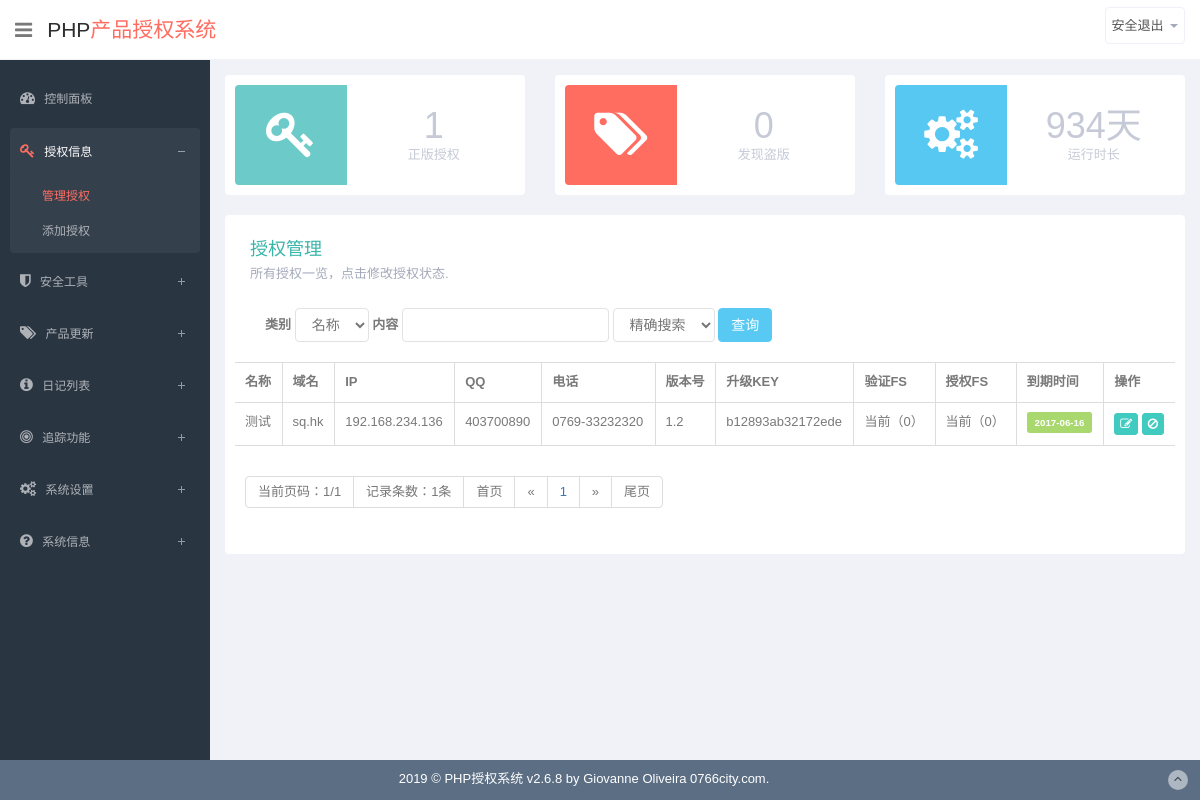
Page /center/authorize.php (signed in) on the committed database.
### tables this page shows
CREATE TABLE IF NOT EXISTS `site` (
  `id` int(10) unsigned NOT NULL AUTO_INCREMENT,
  `title` varchar(255) NOT NULL,
  `yxtime` varchar(255) NOT NULL,
  `copyright` varchar(255) NOT NULL,
  `site_name` varchar(255) NOT NULL,
  `route` varchar(255) NOT NULL,
  PRIMARY KEY (`id`)
);

CREATE TABLE IF NOT EXISTS `authorize` (
  `id` int(10) unsigned NOT NULL AUTO_INCREMENT,
  `username` varchar(255) NOT NULL,
  `domain` varchar(255) NOT NULL,
  `ip` varchar(255) NOT NULL,
  `qq` varchar(255) NOT NULL,
  `tel` varchar(255) NOT NULL,
  `time` varchar(255) NOT NULL,
  `syskey` varchar(255) NOT NULL,
  `version` varchar(255) NOT NULL,
  `ip_qh` int(1) NOT NULL,
  `yumi` int(1) NOT NULL,
  PRIMARY KEY (`id`),
  UNIQUE KEY `domain` (`domain`)
);

### data/weby.php (called while the page is built, shortened)
<?php
	$sql = "SELECT * FROM site";
	$result=mysql_query($sql);
	if($result&&mysql_num_rows($result)){
	   while ($row=mysql_fetch_assoc($result)) {
			  $yxtime = $row['yxtime'];
			  $copyright = $row['copyright'];
			  $route = $row['route'];
	   }
	}
?>

### center/farmwork.php (called while the page is built, shortened)
<?php
	include $_SERVER['DOCUMENT_ROOT'].'/data/weby.php';

### center/authorize.php (the view, shortened to what this page needs)
<?php
    include 'farmwork.php';
?>
<?php include 'header.php';?>
<?php include 'list.php';?>
    <section id="main-content">
        <section class="wrapper">
<?php include 'overview.php';?>
            <div class="row">
                <div class="col-lg-12">
                    <section class="panel panel-success">
                        <div class="panel-body progress-panel">
                            <div class="task-progress">
                                <h1>授权管理</h1>
                                <p>所有授权一览，点击修改授权状态.</p>
					 <div class="panel-body">
          <form action="./authorize.php" method="get" class="form-inline" role="form">
            <div class="form-group">
              <label>类别</label>
              <select name="type" class="form-control">
                <option value="1">名称</option>
              </select>
            </div>
            <div class="form-group">
              <label>内容</label>
              <input type="text" name="kw" value="" class="form-control" autocomplete="off" required/>
            </div>
			<div class="form-group">
              <select name="method" class="form-control">
                <option value="0">精确搜索</option>
              </select>
            </div>
            <input type="submit" value="查询" class="btn btn-info"/>
          </form>
        </div>
<?php
if(isset($_GET['kw'])) {
	if($_GET['type']==1)
		$sql=($_GET['method']==1)?" `username` LIKE '%{$_GET['kw']}%'":" `username`='{$_GET['kw']}'";
	elseif($_GET['type']==2)
		$sql=($_GET['method']==1)?" `domain` LIKE '%{$_GET['kw']}%'":" `domain`='{$_GET['kw']}'";
	elseif($_GET['type']==3)
		$sql=($_GET['method']==1)?" `qq` LIKE '%{$_GET['kw']}%'":" `qq`='{$_GET['kw']}'";
	elseif($_GET['type']==4)
		$sql=($_GET['method']==1)?" `tel` LIKE '%{$_GET['kw']}%'":" `tel`='{$_GET['kw']}'";
	$query = "SELECT count(*) from authorize WHERE{$sql}";
	$result = mysql_query($query);
    $rownum = mysql_fetch_row($result);
	$gls = $rownum[0];
	$con='<p>包含 <font color=red>'.$_GET['kw'].'</font> 的共有 <font color=red><b>'.$gls.'</b></font> 个域名<p>';
}else{
	$sql=" 1";
}
?>
                            </div>
                        </div>
						<div class="table-responsive">
                        <table  class="display table table-bordered table-striped" id="dynamic-table">
                            <thead>
                            <tr>
                                <th>名称</th>
                                <th>域名</th>
                                <th>IP</th>
                                <th>QQ</th>
                                <th>电话</th>
								<th>版本号</th>
								<th>升级KEY</th>
								<th>验证FS</th>
								<th>授权FS</th>
                                <th>到期时间</th>
                                <th>操作</th>
                            </tr>
                            </thead>
                            <tbody>
									<?php
 $page = $_GET["page"];
 if($page == ""){
     $page = 1;
     }
 $page_size = 10;
 $_pageNum = 5;
 $query = "select count(*) as total from authorize";
 $result = mysql_query($query);
 $rownum = mysql_fetch_row($result);
 $message_count = $rownum[0];
 $page_count = ceil($message_count / $page_size);
 $offset = ($page-1) * $page_size;
 $pages = $page_count;
 $_start = $page - floor($_pageNum / 2);
 $_start = $_start < 1 ? 1 : $_start;
 $_end = $page + floor($_pageNum / 2);
 $_end = $_end > $pages? $pages : $_end;
 ?>
 									<?php
										$sql="select * from authorize WHERE{$sql} ORDER BY `id` DESC limit $offset,$page_size";
										$result=mysql_query($sql);
										if($result&&mysql_num_rows($result)){
											while ($row=mysql_fetch_assoc($result)) {
											echo "<tr class='gradeX'>";
											echo "<td >".$row['username']."</td>";
											echo "<td >".$row['domain']."</td>";
											echo "<td >".$row['ip']."</td>";
											echo "<td >".$row['qq']."</td>";
											echo "<td >".$row['tel']."</td>";
											echo "<td >".$row['version']."</td>";
											echo "<td >".$row['syskey']."</td>";
											echo "<td >当前（".$row['ip_qh']."）</td>";
											echo "<td >当前（".$row['yumi']."）</td>";
											echo "<td ><span class='label label-success'>".date("Y-m-d",$row['time'])."</span></td>";
											echo "<td >
												<a class='btn btn-primary btn-xs' href='authorize-chanage.php?id=".$row['id']."'><i class='fa fa-edit'></i></a>   <a class='btn btn-primary btn-xs' href='authorize-del.php?id=".$row['id']."'><i class='fa fa-ban'></i></a>
											</td>";
											echo "</tr>";
											}
										}
									?>
                        </table>
						<table  class="display table table-bordered table-striped" id="dynamic-table">
						<tfoot>
							<tr>
							<td ><ul class="pagination"><li class="disabled"><a>当前页码：<?php echo $page;?>/<?php echo $page_count;?></a></li><li class="disabled"><a>记录条数：<?php echo $message_count;?>条</a></li>
							<?php
if($page != 1){
     echo "<li ><a href=?page=1>首页</a></li>";
     echo "<li ><a href=?page=" . ($page-1) . ">&laquo;</a></li>";
     } else {
echo '<li class="disabled"><a>首页</a></li>';
echo '<li class="disabled"><a>&laquo;</a></li>';
}
for ($i = $_start; $i <= $_end; $i++){
     if($i == $page){
         $_pageHtml .= '<li ><a>' . $i . '</a></li>';
         }else{
         $_pageHtml .= '<li ><a href="' . $url . '?page=' . $i . '">' . $i . '</a></li>';
         }
     }
echo $_pageHtml;
if($page < $page_count){
     echo "<li ><a href=?page=" . ($page + 1) . ">&raquo;</a></li>";
     echo "<li ><a href=?page=" . $page_count . ">尾页</a></li>";
     } else {
echo '<li class="disabled"><a>&raquo;</a></li>';
echo '<li class="disabled"><a>尾页</a></li>';
}
echo'</ul></td>';
?>
							</tr>
							</tfoot>
							</table>
                    </section>
                </div></div>
        </section>
    </section>
<?php include 'footer.php';?>

### center/overview.php (shortened to what this page needs)
<?php
function Sec2Time($time){
 if(is_numeric($time)){
  $value = array(
    "years" => 0, "days" => 0, "hours" => 0,
    "minutes" => 0, "seconds" => 0,
  );
  if($time >= 86400){
   $value["days"] = floor($time/86400);
   $time = ($time%86400);
  }
  $value["seconds"] = floor($time);
  return (array) $value;
 }else{
  return (bool) FALSE;
 }
}
$site_create_time = strtotime($yxtime);
$time = time() - $site_create_time;
$uptime = Sec2Time($time);
 $query = "select count(*) as total from authorize";
 $result = mysql_query($query);
 $rownum = mysql_fetch_row($result);
 $sites = $rownum[0];
 $query = "select count(*) as total from daoban";
 $result = mysql_query($query);
 $rownum = mysql_fetch_row($result);
 $blocks = $rownum[0];
?>
            <div class="row state-overview">
        <div class="col-lg-4 col-sm-6">
        <section class="panel">
            <div class="symbol terques">
                <i class="fa fa-key"></i>
            </div>
            <div class="value">
                <h1>
                    <?=$sites?>                </h1>
                <p>正版授权</p>
            </div>
        </section>
    </div>
    <div class="col-lg-4 col-sm-6">
        <section class="panel">
            <div class="symbol red">
                <i class="fa fa-tags"></i>
            </div>
            <div class="value">
                <h1>
                    <?=$blocks?>                </h1>
                <p>发现盗版</p>
            </div>
        </section>
    </div>
    <div class="col-lg-4 col-sm-6">
        <section class="panel">
            <div class="symbol blue">
                <i class="fa fa-cogs"></i>
            </div>
            <div class="value">
                <h1>
                    <?php echo $uptime['days']; ?>天                </h1>
                <p>运行时长</p>
            </div>
        </section>
    </div>
</div>

### center/footer.php (shortened to what this page needs)
    <footer class="site-footer navbar-fixed-bottom">
    <div class="text-center">
        <?php echo $showtime=date("Y");?> &copy; <?php echo $copyright?>
        <a href="#" class="go-top">
            <i class="fa fa-angle-up"></i>
        </a>
    </div>
</footer>
</section>
<link href="<?php echo $route?>toastr-master/toastr.css" rel="stylesheet" type="text/css" />
</body>
</html>

### rows in the picture
site: yxtime "934", copyright "PHP授权系统 v2.6.8 by Giovanne Oliveira 0766city.com."
authorize: username "测试", domain "sq.hk", ip "192.168.234.136", qq "403700890", tel "0769-33232320", version "1.2", syskey "b12893ab32172ede", ip_qh "0", yumi "0", time "2017-06-16"

### other values in the picture
$sites "1"
$blocks "0"
$page "1"
$page_count "1"
$message_count "1"
